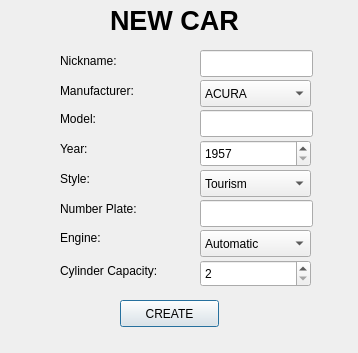
<?xml version="1.0" encoding="UTF-8"?>
<ui version="4.0">
 <class>newcar1</class>
 <widget class="QDialog" name="newcar1">
  <property name="geometry">
   <rect>
    <x>0</x>
    <y>0</y>
    <width>358</width>
    <height>353</height>
   </rect>
  </property>
  <property name="windowTitle">
   <string>Dialog</string>
  </property>
  <widget class="QSpinBox" name="NCcylinderCapacity">
   <property name="geometry">
    <rect>
     <x>200</x>
     <y>260</y>
     <width>111</width>
     <height>27</height>
    </rect>
   </property>
   <property name="minimum">
    <number>2</number>
   </property>
   <property name="maximum">
    <number>12</number>
   </property>
  </widget>
  <widget class="QPushButton" name="NCcreate">
   <property name="geometry">
    <rect>
     <x>120</x>
     <y>300</y>
     <width>99</width>
     <height>27</height>
    </rect>
   </property>
   <property name="text">
    <string>CREATE</string>
   </property>
  </widget>
  <widget class="QComboBox" name="NCmanufacturer">
   <property name="geometry">
    <rect>
     <x>200</x>
     <y>80</y>
     <width>111</width>
     <height>27</height>
    </rect>
   </property>
   <item>
    <property name="text">
     <string>ACURA</string>
    </property>
   </item>
   <item>
    <property name="text">
     <string>ALFA ROMEO</string>
    </property>
   </item>
   <item>
    <property name="text">
     <string>ASTON MARTIN</string>
    </property>
   </item>
   <item>
    <property name="text">
     <string>AUDI</string>
    </property>
   </item>
   <item>
    <property name="text">
     <string>BENTLEY</string>
    </property>
   </item>
   <item>
    <property name="text">
     <string>BMW</string>
    </property>
   </item>
   <item>
    <property name="text">
     <string>BUICK</string>
    </property>
   </item>
   <item>
    <property name="text">
     <string>CADILLAC</string>
    </property>
   </item>
   <item>
    <property name="text">
     <string>CHEVROLET</string>
    </property>
   </item>
   <item>
    <property name="text">
     <string>CHRYSLET</string>
    </property>
   </item>
   <item>
    <property name="text">
     <string>CITROEN</string>
    </property>
   </item>
   <item>
    <property name="text">
     <string>New Item</string>
    </property>
   </item>
   <item>
    <property name="text">
     <string>DACIA</string>
    </property>
   </item>
   <item>
    <property name="text">
     <string>DAEWOO</string>
    </property>
   </item>
   <item>
    <property name="text">
     <string>DAIHATSU</string>
    </property>
   </item>
   <item>
    <property name="text">
     <string>DODGE</string>
    </property>
   </item>
   <item>
    <property name="text">
     <string>FERRARI</string>
    </property>
   </item>
   <item>
    <property name="text">
     <string>FIAT</string>
    </property>
   </item>
   <item>
    <property name="text">
     <string>FORD</string>
    </property>
   </item>
   <item>
    <property name="text">
     <string>GMC</string>
    </property>
   </item>
   <item>
    <property name="text">
     <string>HOLDEN</string>
    </property>
   </item>
   <item>
    <property name="text">
     <string>HONDA</string>
    </property>
   </item>
   <item>
    <property name="text">
     <string>HUMMER</string>
    </property>
   </item>
   <item>
    <property name="text">
     <string>HYUNDAI</string>
    </property>
   </item>
   <item>
    <property name="text">
     <string>INFINITI</string>
    </property>
   </item>
   <item>
    <property name="text">
     <string>ISUZO</string>
    </property>
   </item>
   <item>
    <property name="text">
     <string>JAGUAR</string>
    </property>
   </item>
   <item>
    <property name="text">
     <string>JEEP</string>
    </property>
   </item>
   <item>
    <property name="text">
     <string>KIA</string>
    </property>
   </item>
   <item>
    <property name="text">
     <string>LAMBORGHINI</string>
    </property>
   </item>
   <item>
    <property name="text">
     <string>LANCIA</string>
    </property>
   </item>
   <item>
    <property name="text">
     <string>LAND ROVER</string>
    </property>
   </item>
   <item>
    <property name="text">
     <string>LEXUS</string>
    </property>
   </item>
   <item>
    <property name="text">
     <string>LINCOLN</string>
    </property>
   </item>
   <item>
    <property name="text">
     <string>LINCOLN-MERCURY</string>
    </property>
   </item>
   <item>
    <property name="text">
     <string>LOTUS</string>
    </property>
   </item>
   <item>
    <property name="text">
     <string>LTI</string>
    </property>
   </item>
   <item>
    <property name="text">
     <string>MASERATI</string>
    </property>
   </item>
   <item>
    <property name="text">
     <string>MAZDA</string>
    </property>
   </item>
   <item>
    <property name="text">
     <string>MERCEDES-BENZ</string>
    </property>
   </item>
   <item>
    <property name="text">
     <string>MERCURY</string>
    </property>
   </item>
   <item>
    <property name="text">
     <string>METROCAB</string>
    </property>
   </item>
   <item>
    <property name="text">
     <string>MG ROVER</string>
    </property>
   </item>
   <item>
    <property name="text">
     <string>MINI</string>
    </property>
   </item>
   <item>
    <property name="text">
     <string>MITSUBISHI</string>
    </property>
   </item>
   <item>
    <property name="text">
     <string>MORGAN MOTOR</string>
    </property>
   </item>
   <item>
    <property name="text">
     <string>NISSAN</string>
    </property>
   </item>
   <item>
    <property name="text">
     <string>OPEL</string>
    </property>
   </item>
   <item>
    <property name="text">
     <string>PERODUA</string>
    </property>
   </item>
   <item>
    <property name="text">
     <string>PEUGEOT</string>
    </property>
   </item>
   <item>
    <property name="text">
     <string>PONTIAC</string>
    </property>
   </item>
   <item>
    <property name="text">
     <string>PORSCHE</string>
    </property>
   </item>
   <item>
    <property name="text">
     <string>PROTON</string>
    </property>
   </item>
   <item>
    <property name="text">
     <string>RENAULT</string>
    </property>
   </item>
   <item>
    <property name="text">
     <string>ROLLS-ROYCE</string>
    </property>
   </item>
   <item>
    <property name="text">
     <string>ROVER</string>
    </property>
   </item>
   <item>
    <property name="text">
     <string>SAAB</string>
    </property>
   </item>
   <item>
    <property name="text">
     <string>SATURN</string>
    </property>
   </item>
   <item>
    <property name="text">
     <string>SCION</string>
    </property>
   </item>
   <item>
    <property name="text">
     <string>SEAT</string>
    </property>
   </item>
   <item>
    <property name="text">
     <string>SKODA</string>
    </property>
   </item>
   <item>
    <property name="text">
     <string>SMART</string>
    </property>
   </item>
   <item>
    <property name="text">
     <string>SSANGYONG</string>
    </property>
   </item>
   <item>
    <property name="text">
     <string>SUBARU</string>
    </property>
   </item>
   <item>
    <property name="text">
     <string>SUZUKI</string>
    </property>
   </item>
   <item>
    <property name="text">
     <string>SYUK(SSANGYONG)</string>
    </property>
   </item>
   <item>
    <property name="text">
     <string>TATA</string>
    </property>
   </item>
   <item>
    <property name="text">
     <string>TOYOTA</string>
    </property>
   </item>
   <item>
    <property name="text">
     <string>VAUXHALL</string>
    </property>
   </item>
   <item>
    <property name="text">
     <string>VOLKSWAGEN</string>
    </property>
   </item>
   <item>
    <property name="text">
     <string>VOLVO</string>
    </property>
   </item>
  </widget>
  <widget class="QLineEdit" name="NCnumberPlate">
   <property name="geometry">
    <rect>
     <x>200</x>
     <y>200</y>
     <width>113</width>
     <height>27</height>
    </rect>
   </property>
  </widget>
  <widget class="QLabel" name="label_2">
   <property name="geometry">
    <rect>
     <x>60</x>
     <y>50</y>
     <width>81</width>
     <height>21</height>
    </rect>
   </property>
   <property name="text">
    <string>Nickname:</string>
   </property>
  </widget>
  <widget class="QLabel" name="label_6">
   <property name="geometry">
    <rect>
     <x>60</x>
     <y>260</y>
     <width>131</width>
     <height>21</height>
    </rect>
   </property>
   <property name="text">
    <string>Cylinder Capacity:</string>
   </property>
  </widget>
  <widget class="QLabel" name="label_7">
   <property name="geometry">
    <rect>
     <x>60</x>
     <y>200</y>
     <width>101</width>
     <height>17</height>
    </rect>
   </property>
   <property name="text">
    <string>Number Plate:</string>
   </property>
  </widget>
  <widget class="QLabel" name="label_9">
   <property name="geometry">
    <rect>
     <x>60</x>
     <y>80</y>
     <width>101</width>
     <height>21</height>
    </rect>
   </property>
   <property name="text">
    <string>Manufacturer:</string>
   </property>
  </widget>
  <widget class="QLineEdit" name="NCnickname">
   <property name="geometry">
    <rect>
     <x>200</x>
     <y>50</y>
     <width>113</width>
     <height>27</height>
    </rect>
   </property>
  </widget>
  <widget class="QLineEdit" name="NCmodel">
   <property name="geometry">
    <rect>
     <x>200</x>
     <y>110</y>
     <width>113</width>
     <height>27</height>
    </rect>
   </property>
  </widget>
  <widget class="QLabel" name="label_8">
   <property name="geometry">
    <rect>
     <x>60</x>
     <y>230</y>
     <width>81</width>
     <height>16</height>
    </rect>
   </property>
   <property name="text">
    <string>Engine:</string>
   </property>
  </widget>
  <widget class="QComboBox" name="NCengine">
   <property name="geometry">
    <rect>
     <x>200</x>
     <y>230</y>
     <width>111</width>
     <height>27</height>
    </rect>
   </property>
   <item>
    <property name="text">
     <string>Automatic</string>
    </property>
   </item>
   <item>
    <property name="text">
     <string>Manual</string>
    </property>
   </item>
  </widget>
  <widget class="QComboBox" name="NCstyle">
   <property name="geometry">
    <rect>
     <x>200</x>
     <y>170</y>
     <width>111</width>
     <height>27</height>
    </rect>
   </property>
   <item>
    <property name="text">
     <string>Tourism</string>
    </property>
   </item>
   <item>
    <property name="text">
     <string>Pick up</string>
    </property>
   </item>
   <item>
    <property name="text">
     <string>Van</string>
    </property>
   </item>
  </widget>
  <widget class="QLabel" name="label_5">
   <property name="geometry">
    <rect>
     <x>60</x>
     <y>170</y>
     <width>67</width>
     <height>17</height>
    </rect>
   </property>
   <property name="text">
    <string>Style:</string>
   </property>
  </widget>
  <widget class="QSpinBox" name="NCyear">
   <property name="geometry">
    <rect>
     <x>200</x>
     <y>140</y>
     <width>111</width>
     <height>27</height>
    </rect>
   </property>
   <property name="minimum">
    <number>1957</number>
   </property>
   <property name="maximum">
    <number>2014</number>
   </property>
  </widget>
  <widget class="QLabel" name="label_4">
   <property name="geometry">
    <rect>
     <x>60</x>
     <y>140</y>
     <width>67</width>
     <height>17</height>
    </rect>
   </property>
   <property name="text">
    <string>Year:</string>
   </property>
  </widget>
  <widget class="QLabel" name="label">
   <property name="geometry">
    <rect>
     <x>110</x>
     <y>0</y>
     <width>161</width>
     <height>41</height>
    </rect>
   </property>
   <property name="font">
    <font>
     <pointsize>20</pointsize>
     <weight>75</weight>
     <bold>true</bold>
    </font>
   </property>
   <property name="text">
    <string>NEW CAR</string>
   </property>
  </widget>
  <widget class="QLabel" name="label_3">
   <property name="geometry">
    <rect>
     <x>60</x>
     <y>110</y>
     <width>67</width>
     <height>17</height>
    </rect>
   </property>
   <property name="text">
    <string>Model:</string>
   </property>
  </widget>
 </widget>
 <resources/>
 <connections/>
</ui>
